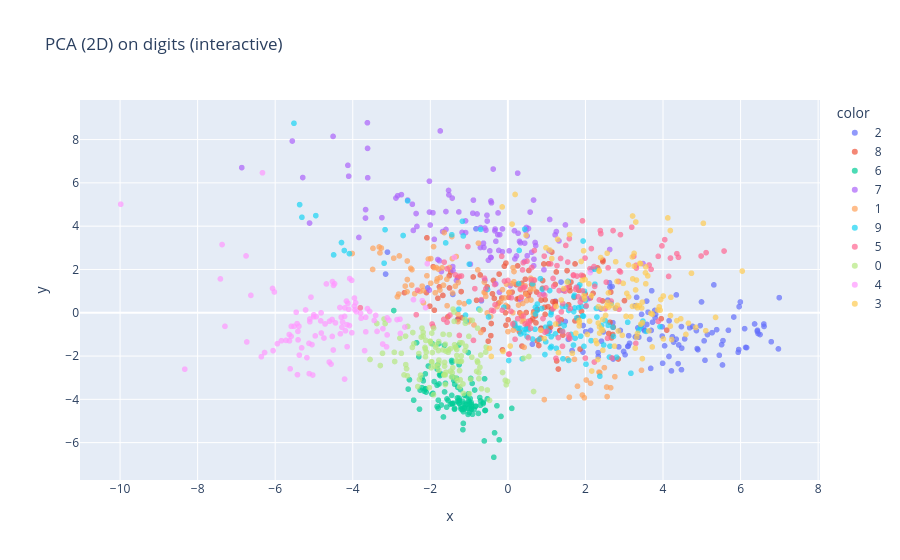
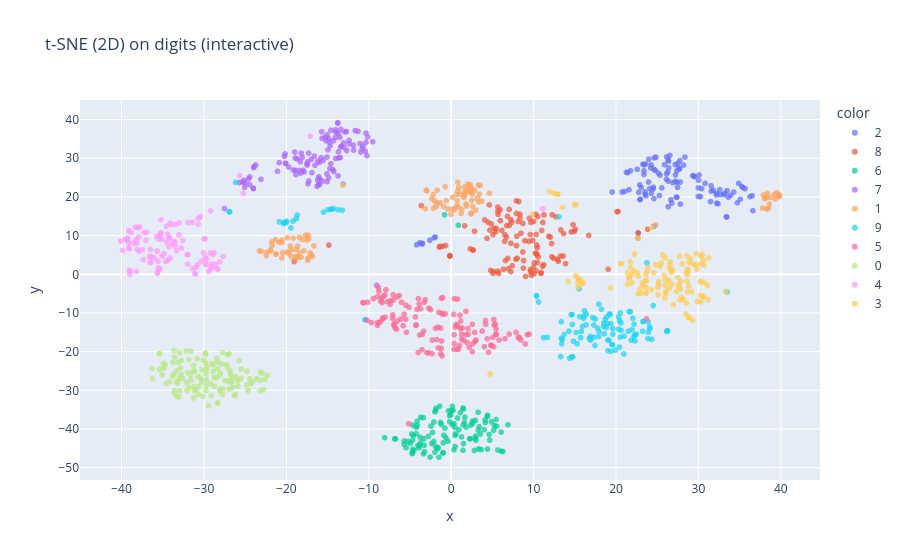

Notebook cell for these charts, in order:
### Markdown cell above
### PCA vs t‑SNE: first intuition

Below we compare:

- PCA (2D)
- t‑SNE (2D)

The plotly scatter is interactive (zoom + hover).

### Code cell
# Preprocess the data (recommended in the lecture): scale, then optionally PCA
X_scaled = StandardScaler().fit_transform(X)

pca2 = PCA(n_components=2, random_state=0)
X_pca2 = pca2.fit_transform(X_scaled)

# Keep t-SNE small-ish for responsiveness
idx = np.random.RandomState(0).choice(len(X_scaled), size=1200, replace=False)
X_small = X_scaled[idx]
y_small = y[idx]
X_pca2_small = X_pca2[idx]

tsne = TSNE(
    n_components=2,
    perplexity=30,
    learning_rate="auto",
    init="pca",
    max_iter=800,
    random_state=0,
)
X_tsne2 = tsne.fit_transform(X_small)

fig1 = px.scatter(x=X_pca2_small[:,0], y=X_pca2_small[:,1], color=y_small.astype(str),
                  title="PCA (2D) on digits (interactive)", opacity=0.7)
fig1.show()

fig2 = px.scatter(x=X_tsne2[:,0], y=X_tsne2[:,1], color=y_small.astype(str),
                  title="t-SNE (2D) on digits (interactive)", opacity=0.7)
fig2.show()
